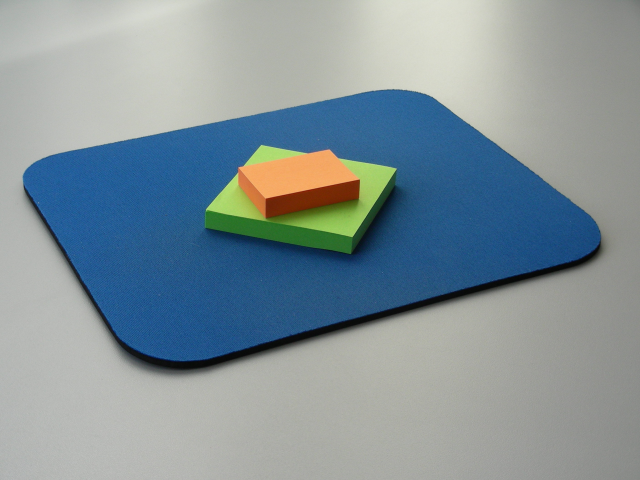
%> input picture uebung_4/stack.png, 640 x 480 px
$ octave aufgabe_3_kmeans.m   (GNU Octave 9; MATLAB toolbox functions it lacks are replaced by stand-ins)
%> lines starting %> are read from the running program, lines starting %| are printed output that depends on the picture
### uebung_4/color_kmeans.m
function [ labels prototypes ] = color_kmeans ( I, k )
%COLOR_KMEANS segments an image using k-means clustering
%   [ labels prototypes ] = color_kmeans ( I, k )
%   with I          the input image
%        k          the number of clusters
%        labels     an array that assigns to each pixel the segment number
%        prototypes an array with k rows. The i-th row represents
%                   the prototype color of the i-th segment

% ANMERKUNG:
% in labels ist das Ausgabebild mit den Eintragsmoeglichkeiten {0,...,k} ->
% Also der Index des zugeordneten Clusters


[rows cols cdepth] = size(I);
I1 = reshape (double(I), rows*cols, cdepth);

% repeat the clustering 3 times to avoid local minima
[cluster_idx prototypes] = kmeans(I1, k, 'distance','sqEuclidean', 'Replicates',3);
    % Erklaerung kmeans-Befehl aus Matlab:
    %
    %   ACHTUNG: k-Means in Matlab will nur einen liegenden Vektor aus Datenpunkten N x P (im Beispiel: N = rows*cols; P = Channels) -> Deshalb wird der reshape-Befehl notwendig
    %
    %   I1 = Input-Daten mit der Dimension N x P, wobei N = Anzahl der Datenpunkte und P = Anzahl der Komponenten die einen Datenpunkt beschreiben
    %   k = Anzahl der Clusterzentren
    %   'distance' = 'sqEuclidian' -> Euklidisches Abstandsmass der Datenpunkte (Pixelwerte) zu den ausgewaehlten Farben des Bildes (= zufaellig ausgewaehlte Centrodis beim ersten Aufruf; Centroids als Avg aller dem Cluster zugeordneten Datenpunkte beim n-ten Aufruf)
    %   'Replicates' = 3 -> Anzahl der Durchfuehrung des k-Means Algorithmus mit unterschiedlichen (zufaellig ausgewaehlten) Initialen Centroids
    %
    % prototypes = Positionen der berechneten Centroids
    % cluster_idx = Vektor mit den Clusterindices -> N x 1 Dimension
labels = reshape(cluster_idx, rows, cols);  % Zurueck Reshapen in Bildformat
end

### uebung_4/aufgabe_3_kmeans.m
close all
clear
clc

% Auffaellig:
% u*v - Segmentierung funktioniert mit k-Means am besten!


%% Aufgabe 3: k-Means Algorithmus fuer Farbsegmentierung

% Lade die Bilddaten
img = imread('stack.png');
%> img is the input picture: size 480x640x3 uint8; mean R, G, B 131.4, 146.8, 153.1

% Setze Parameter
k = 4;


% Extrahiere die Versuchskanaele
img_rgb = im2double(img);       % Konvertiere in Double im Bereich 0...1; RGB-Bild
img_luv = rgb2lab(img);         % Konvertiere in L*u*v
%> img_luv: size 480x640x3 double; mean of channels 1, 2, 3 59.8, -1.5, -5.2
l_channel = img_luv(:, :, 1);
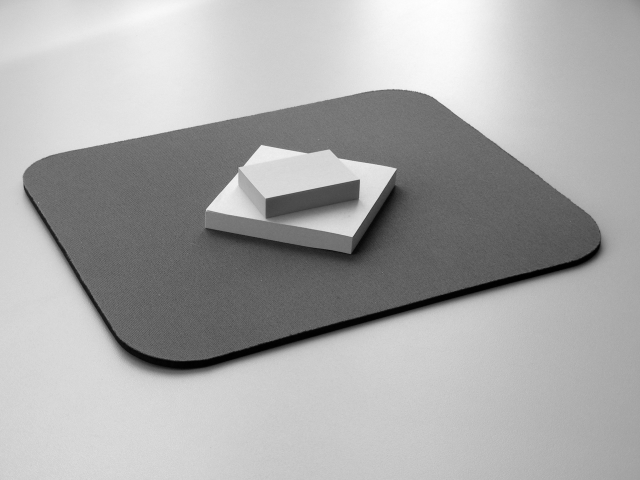
%> l_channel: size 480x640 double; min 1.78, max 88.89, mean 59.8; drawn with min black and max white
uv_channel = img_luv(:, :, 2:3);


% Berechne die Segmentierung
%
% Funktionsdeklaration color_kmeans
% [ label_image prototypes ] = color_kmeans ( I, k )

% RGB
[labeled_img_rgb, prototype_rgb] = color_kmeans(img_rgb, k);
%> in color_kmeans, `[cluster_idx prototypes] = kmeans(I1, k, 'distance','sqEuclidean', 'Re..`: prototypes = [0.608 0.612 0.596; 0.788 0.8 0.761; 0.18 0.396 0.588; 0.278 0.318 0.0627]
%> in color_kmeans, `labels = reshape(cluster_idx, rows, cols);`:
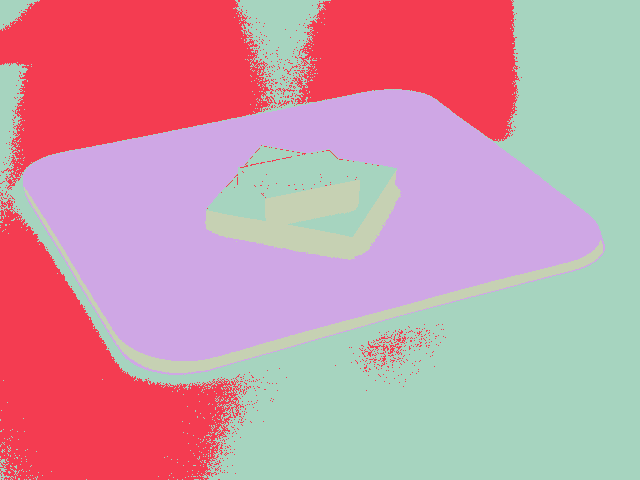
%> labels: size 480x640 double; 4 distinct labels, from 1 to 4; one colour per label, 0 black
%> prototype_rgb has the same summary as prototypes in color_kmeans
% L*u*v
[labeled_img_luv, prototype_luv] = color_kmeans(img_luv, k);
%> call 2 of color_kmeans, with k = 4
%> in color_kmeans (call 2), `[cluster_idx prototypes] = kmeans(I1, k, 'distance','sqEuclidean', 'Re..`: prototypes = [36.54 0.309 -32.04; 71.29 -1.79 2.88; 65.14 -13.32 42.59; 18.26 3.8 6.34]
%> in color_kmeans (call 2), `labels = reshape(cluster_idx, rows, cols);`:
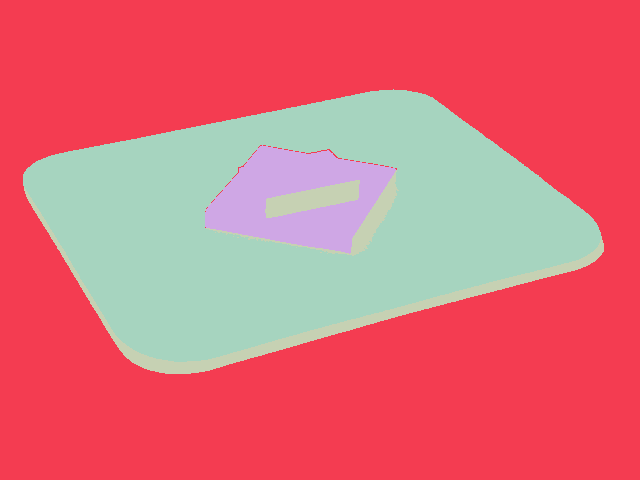
%> labels: size 480x640 double; 4 distinct labels, from 1 to 4; one colour per label, 0 black
%> prototype_luv has the same summary as prototypes in color_kmeans
% L
[labeled_img_L, prototype_L] = color_kmeans(l_channel, k);
%> call 3 of color_kmeans, with k = 4
%> in color_kmeans (call 3), `[cluster_idx prototypes] = kmeans(I1, k, 'distance','sqEuclidean', 'Re..`: prototypes = [75.47; 62.88; 36.91; 11.11]
%> in color_kmeans (call 3), `labels = reshape(cluster_idx, rows, cols);`:
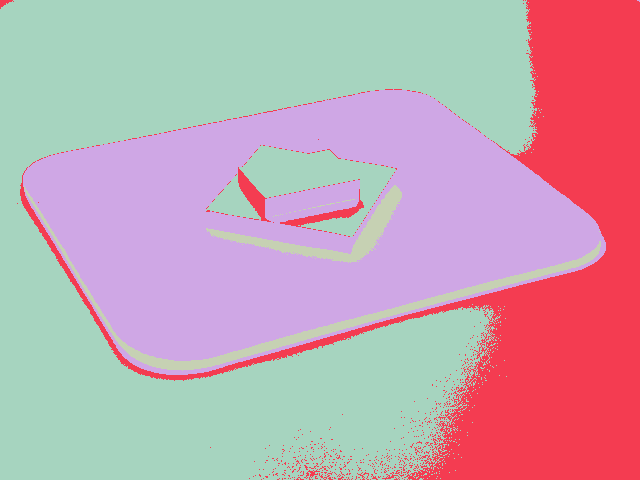
%> labels: size 480x640 double; 4 distinct labels, from 1 to 4; one colour per label, 0 black
%> prototype_L = [75.47; 62.88; 36.91; 11.11]
% u*v
[labeled_img_uv, prototype_uv] = color_kmeans(uv_channel, k);
%> call 4 of color_kmeans, with k = 4
%> in color_kmeans (call 4), `[cluster_idx prototypes] = kmeans(I1, k, 'distance','sqEuclidean', 'Re..`: prototypes = [-1.83 2.76; 0.336 -32; 24.79 42.61; -31.12 40.77]
%> in color_kmeans (call 4), `labels = reshape(cluster_idx, rows, cols);`:
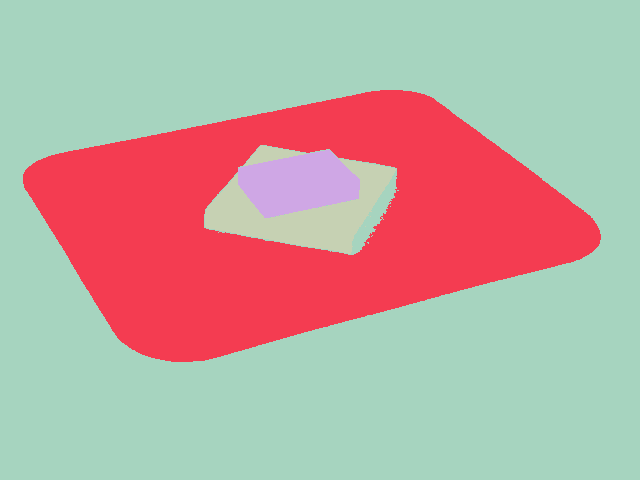
%> labels: size 480x640 double; 4 distinct labels, from 1 to 4; one colour per label, 0 black
%> prototype_uv = [-1.83 2.76; 0.336 -32; 24.79 42.61; -31.12 40.77]


% Visualisierung/Qualitativer Vergleich
figure('Name', 'Qualitativer Vergleich der Ergebnisse');

% RGB
subplot(2, 2, 1);
imagesc(labeled_img_rgb, [0, max(max(labeled_img_rgb))]);
colormap(gray)
title('Labeled RGB');

% L*u*v
subplot(2, 2, 2);
imagesc(labeled_img_luv, [0, max(max(labeled_img_luv))]);
colormap(gray)
title('Labeled L*u*v');

% L
subplot(2, 2, 3);
imagesc(labeled_img_L, [0, max(max(labeled_img_L))]);
colormap(gray)
title('Labeled L');

% u*v
subplot(2, 2, 4);
imagesc(labeled_img_uv, [0, max(max(labeled_img_uv))]);
colormap(gray)
title('Labeled u*v');

disp('Programm beendet');

$ run again, with uebung_4/boat.png copied over uebung_4/stack.png
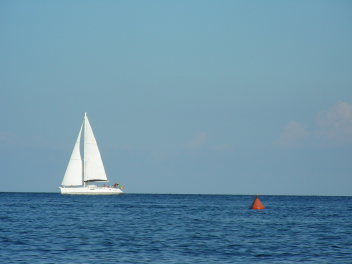
%> input picture uebung_4/boat.png, 352 x 264 px
%> img is the input picture: size 264x352x3 uint8; mean R, G, B 105.5, 145.5, 167.3
%> img_luv: size 264x352x3 double; mean of channels 1, 2, 3 58.1, -7.6, -15.9
%> prototypes = [0.478 0.633 0.705; 0.242 0.422 0.55; 0.912 0.925 0.904; 0.153 0.321 0.45]
%> labels: size 264x352 double; 4 distinct labels, from 1 to 4
%> prototype_rgb has the same summary as prototypes in color_kmeans
%> labels: size 264x352 double; 4 distinct labels, from 1 to 4
%> prototype_luv = [64.16 -8.84 -13.84; 33.03 -2.6 -24.05; 43.29 -6.15 -22.4; 90.78 -1.16 3.28]
%> prototypes = [43.51; 64.2; 33.01; 92.98]
%> in color_kmeans (call 3), `labels = reshape(cluster_idx, rows, cols);`:
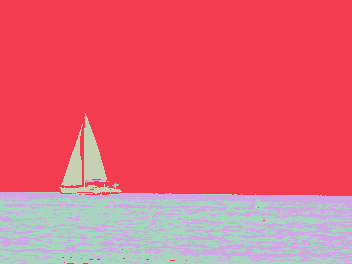
%> labels: size 264x352 double; 4 distinct labels, from 1 to 4; one colour per label, 0 black
%> prototypes = [-7.46 -13.42; -4.02 -24.02; -1.13 3.29; -10.6 -14.88]
%> in color_kmeans (call 4), `labels = reshape(cluster_idx, rows, cols);`:
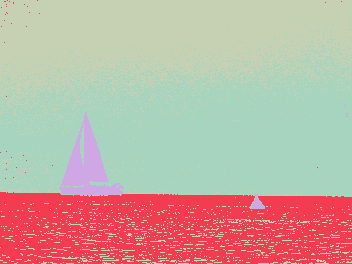
%> labels: size 264x352 double; 4 distinct labels, from 1 to 4; one colour per label, 0 black
%> prototype_uv has the same summary as prototypes in color_kmeans

$ run again, with uebung_4/number.png copied over uebung_4/stack.png
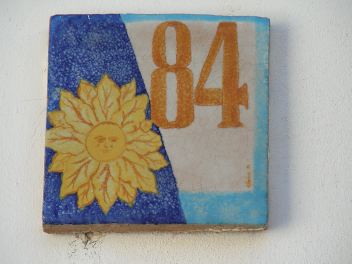
%> input picture uebung_4/number.png, 352 x 264 px
%> img is the input picture: size 264x352x3 uint8; mean R, G, B 158.7, 155.7, 147.7
%> img_luv: size 264x352x3 double; mean of channels 1, 2, 3 64.2, 1.7, 4.7
%> prototypes = [0.79 0.792 0.775; 0.225 0.297 0.48; 0.609 0.463 0.239; 0.563 0.593 0.582]
%> labels: size 264x352 double; 4 distinct labels, from 1 to 4
%> prototype_rgb has the same summary as prototypes in color_kmeans
%> labels: size 264x352 double; 4 distinct labels, from 1 to 4
%> prototype_luv = [31.3 9.98 -31.07; 81.06 -0.914 2.21; 52.86 7.96 36.86; 60.66 -2.7 -0.331]
%> prototypes = [81.15; 29.11; 46.6; 61.69]
%> in color_kmeans (call 3), `labels = reshape(cluster_idx, rows, cols);`:
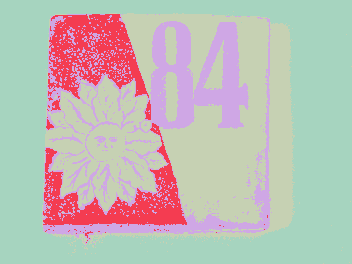
%> labels: size 264x352 double; 4 distinct labels, from 1 to 4; one colour per label, 0 black
%> prototypes = [-0.468 3; 10.63 -32.23; 8.15 38.1; -10.93 -14.67]
%> in color_kmeans (call 4), `labels = reshape(cluster_idx, rows, cols);`:
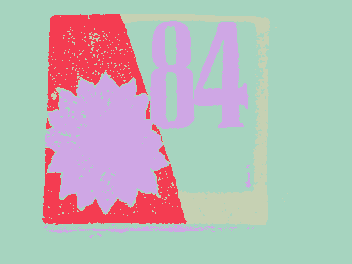
%> labels: size 264x352 double; 4 distinct labels, from 1 to 4; one colour per label, 0 black
